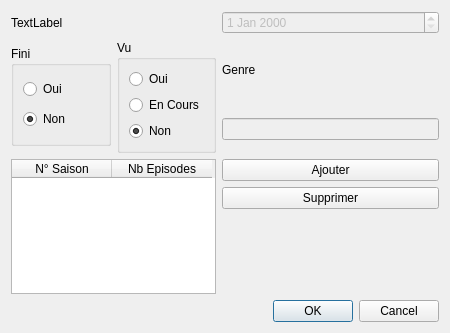
<?xml version="1.0" encoding="UTF-8"?>
<ui version="4.0">
 <class>FenetreSerie</class>
 <widget class="QDialog" name="FenetreSerie">
  <property name="geometry">
   <rect>
    <x>0</x>
    <y>0</y>
    <width>450</width>
    <height>333</height>
   </rect>
  </property>
  <property name="windowTitle">
   <string>Dialog</string>
  </property>
  <layout class="QGridLayout" name="gridLayout">
   <item row="0" column="2">
    <widget class="QDateEdit" name="dateEdit">
     <property name="enabled">
      <bool>false</bool>
     </property>
    </widget>
   </item>
   <item row="3" column="2">
    <widget class="QLineEdit" name="w_genre">
     <property name="enabled">
      <bool>false</bool>
     </property>
    </widget>
   </item>
   <item row="4" column="2">
    <widget class="QPushButton" name="w_ajouter">
     <property name="text">
      <string>Ajouter</string>
     </property>
    </widget>
   </item>
   <item row="5" column="2">
    <widget class="QPushButton" name="w_supprimer">
     <property name="enabled">
      <bool>true</bool>
     </property>
     <property name="text">
      <string>Supprimer</string>
     </property>
    </widget>
   </item>
   <item row="0" column="0" colspan="2">
    <widget class="QLabel" name="l_nom">
     <property name="maximumSize">
      <size>
       <width>16777215</width>
       <height>35</height>
      </size>
     </property>
     <property name="text">
      <string>TextLabel</string>
     </property>
    </widget>
   </item>
   <item row="7" column="2">
    <widget class="QDialogButtonBox" name="buttonBox">
     <property name="orientation">
      <enum>Qt::Horizontal</enum>
     </property>
     <property name="standardButtons">
      <set>QDialogButtonBox::Cancel|QDialogButtonBox::Ok</set>
     </property>
    </widget>
   </item>
   <item row="2" column="2">
    <widget class="QLabel" name="l_genre">
     <property name="maximumSize">
      <size>
       <width>16777215</width>
       <height>11</height>
      </size>
     </property>
     <property name="text">
      <string>Genre</string>
     </property>
    </widget>
   </item>
   <item row="2" column="1" rowspan="2">
    <widget class="QGroupBox" name="groupBox_2">
     <property name="title">
      <string>Vu</string>
     </property>
     <layout class="QVBoxLayout" name="verticalLayout">
      <item>
       <widget class="QRadioButton" name="w_vue_oui">
        <property name="text">
         <string>Oui</string>
        </property>
       </widget>
      </item>
      <item>
       <widget class="QRadioButton" name="w_vue_encour">
        <property name="text">
         <string>En Cours</string>
        </property>
       </widget>
      </item>
      <item>
       <widget class="QRadioButton" name="w_vue_non">
        <property name="text">
         <string>Non</string>
        </property>
        <property name="checked">
         <bool>true</bool>
        </property>
       </widget>
      </item>
     </layout>
    </widget>
   </item>
   <item row="2" column="0" rowspan="2">
    <widget class="QGroupBox" name="groupBox">
     <property name="maximumSize">
      <size>
       <width>16777215</width>
       <height>100</height>
      </size>
     </property>
     <property name="title">
      <string>Fini</string>
     </property>
     <layout class="QVBoxLayout" name="verticalLayout_2">
      <item>
       <widget class="QRadioButton" name="w_fini_oui">
        <property name="text">
         <string>Oui</string>
        </property>
       </widget>
      </item>
      <item>
       <widget class="QRadioButton" name="w_fini_non">
        <property name="text">
         <string>Non</string>
        </property>
        <property name="checked">
         <bool>true</bool>
        </property>
       </widget>
      </item>
     </layout>
    </widget>
   </item>
   <item row="4" column="0" rowspan="3" colspan="2">
    <widget class="QTableWidget" name="tableWidget">
     <property name="maximumSize">
      <size>
       <width>205</width>
       <height>16777215</height>
      </size>
     </property>
     <property name="editTriggers">
      <set>QAbstractItemView::NoEditTriggers</set>
     </property>
     <attribute name="verticalHeaderVisible">
      <bool>false</bool>
     </attribute>
     <column>
      <property name="text">
       <string>N° Saison</string>
      </property>
     </column>
     <column>
      <property name="text">
       <string>Nb Episodes</string>
      </property>
     </column>
    </widget>
   </item>
  </layout>
 </widget>
 <resources/>
 <connections>
  <connection>
   <sender>buttonBox</sender>
   <signal>accepted()</signal>
   <receiver>FenetreSerie</receiver>
   <slot>accept()</slot>
   <hints>
    <hint type="sourcelabel">
     <x>248</x>
     <y>254</y>
    </hint>
    <hint type="destinationlabel">
     <x>157</x>
     <y>274</y>
    </hint>
   </hints>
  </connection>
  <connection>
   <sender>buttonBox</sender>
   <signal>rejected()</signal>
   <receiver>FenetreSerie</receiver>
   <slot>reject()</slot>
   <hints>
    <hint type="sourcelabel">
     <x>316</x>
     <y>260</y>
    </hint>
    <hint type="destinationlabel">
     <x>286</x>
     <y>274</y>
    </hint>
   </hints>
  </connection>
 </connections>
</ui>
